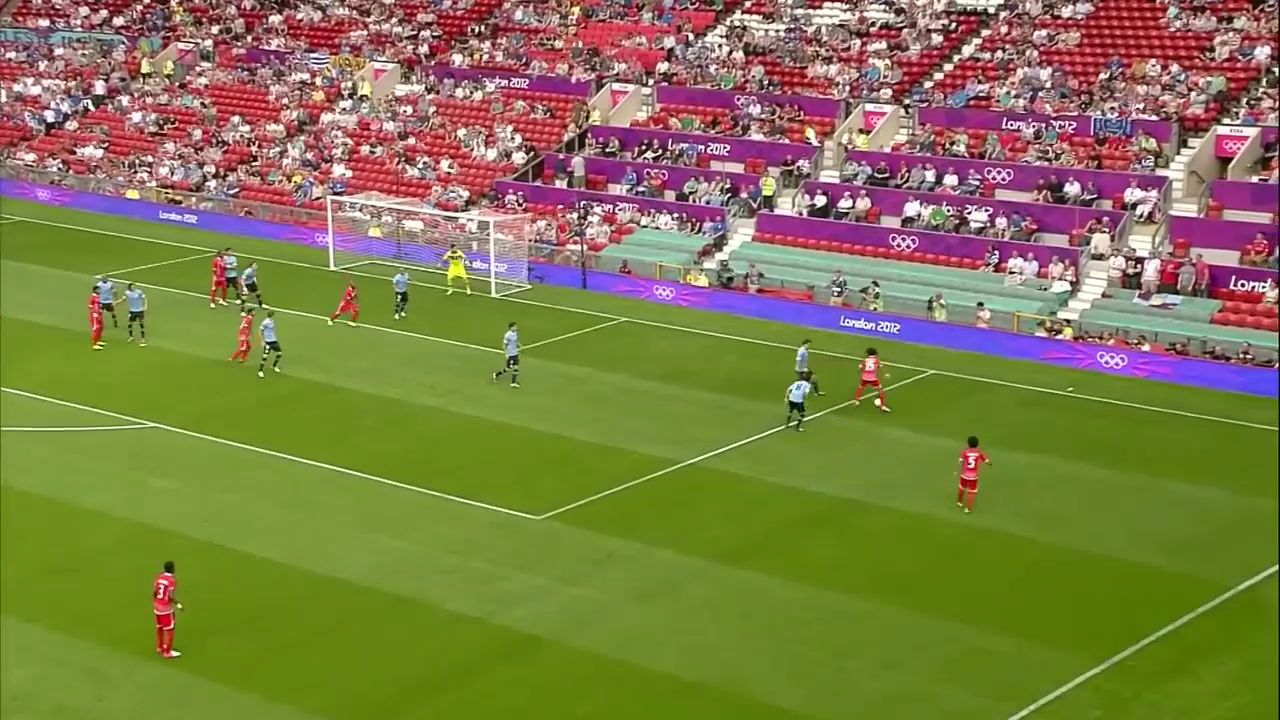
#> input picture input/200_0.png, 1280 x 720 px
$ python '場地線偵測.py'
#> lines starting #> are read from the running program, lines starting #| are printed output that depends on the picture; after the words box and inside, x2 and y2 are one past the last pixel; in counts of white or black regions, pixels touching at a corner belong together

import numpy as np
import cv2
import glob as gb
params = []
params.append(cv2.IMWRITE_PNG_COMPRESSION)
line_o=np.zeros(shape=(1,4))
index=[0]
count=0
#input
img_path = gb.glob("input\\200_0.png")
img_path.sort(key=len)
for path in img_path:
    src  = cv2.imread(path)
#> src is the input picture: shape (720, 1280, 3); mean B, G, R 73, 124.2, 127.9
    file_name=path.split("\\")
    #轉color base
    hsv = cv2.cvtColor(src, cv2.COLOR_BGR2HSV)
#> hsv: shape (720, 1280, 3); mean H, S, V 63, 152.2, 147.7
    #去除觀眾
    ad = cv2.inRange(hsv, (20,0,63),(101,255,255))
#> ad: shape (720, 1280); 61.9% white; 138 black regions (117 under 20 px), largest, box (x1, y1, x2, y2) and area: (0, 0, 1280, 720) 342680, (154, 562, 176, 658) 1596, (958, 437, 988, 508) 1124
    #開運算
    kernel = np.ones((5,5), np.uint8)
    ad = cv2.morphologyEx(ad,cv2.MORPH_OPEN, kernel)
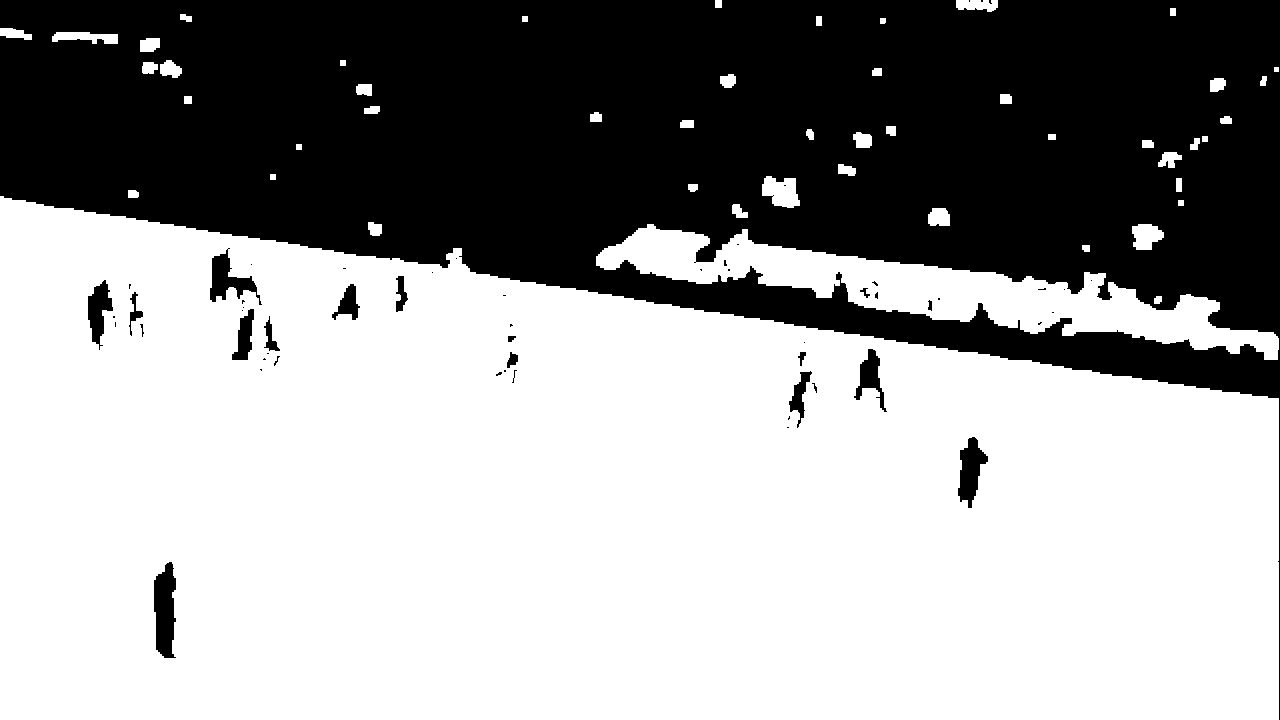
#> ad: shape (720, 1280); 61.3% white; 57 black regions (39 under 20 px)
    contours,_= cv2.findContours(ad,cv2.RETR_TREE,cv2.CHAIN_APPROX_SIMPLE)
#> contours = 106 contours, 36 with area under 20; largest, box (x1, y1, x2, y2) and area: (0, 196, 1279, 720) 536558, (596, 224, 1279, 360) 26756, (153, 561, 177, 659) 1732, (957, 436, 989, 509) 1263, (209, 248, 263, 306) 1259
    s=src.copy()#複製

    #凸包(Convex Hull)
    big_contours=[]
    for cnt in contours:
        a=[len(cnt)]
        big_contours.extend(a)
#> this loop made 106 passes
#> a on passes 1, 2, 3, 4, 5, 6, 7, 8, 9, 11, 12, 13: [10], [7], [37], [693], [9], [6], [13], [8], [8], [9], [25], [10]
#> (cnt, a) on passes 10, 14, 23, 42, 49, 51: ([[1063, 289], [1064, 288], [1065, 289], [1064, 290]], [4]), ([[1090, 280], [1091, 279], [1092, 280], [1091, 281]], [4]), ([[1178, 200], [1178, 205], [1183, 205], [1183, 200]], [4]), ([[803, 342], [804, 341], [805, 342], [804, 343]], [4]), ([[241, 310], [242, 309], [243, 310], [242, 311]], [4]), ([[242, 307], [243, 306], [244, 307], [243, 308]], [4])
#> after the loop, big_contours = 106 values, max 693 at index 3, min 4 at index 9, mean 25.3
    for cnt in contours:
        hull = cv2.convexHull(cnt)
        if len(cnt)>np.mean(big_contours):
            for i in range(len(hull)):
                cv2.drawContours(s,[hull],0,(255,255,255),-1)
#> this loop made 106 passes
#> hull on passes 10, 14, 42, 49, 51, 59: [[1063, 289], [1064, 288], [1065, 289], [1064, 290]], [[1090, 280], [1091, 279], [1092, 280], [1091, 281]], [[803, 342], [804, 341], [805, 342], [804, 343]], [[241, 310], [242, 309], [243, 310], [242, 311]], [[242, 307], [243, 306], [244, 307], [243, 308]], [[431, 272], [432, 271], [433, 272], [432, 273]]
#> (cnt, hull) on pass 23: ([[1178, 200], [1178, 205], [1183, 205], [1183, 200]], [[1183, 200], [1183, 205], [1178, 205], [1178, 200]])
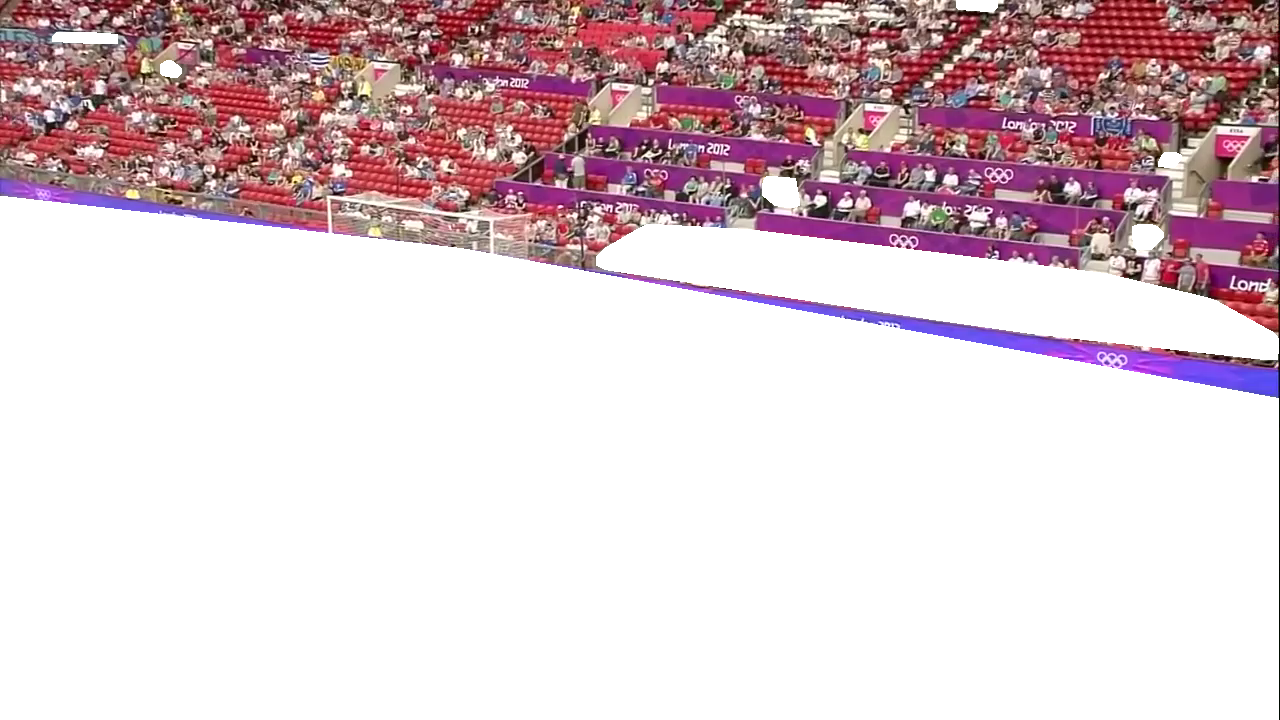
#> s: shape (720, 1280, 3); mean B, G, R 206.3, 201.1, 220.2
    #轉灰階
    s= cv2.cvtColor(s, cv2.COLOR_BGR2GRAY)
#> s: shape (720, 1280)
    #二值化
    ret, th2 = cv2.threshold(s, 254, 255, cv2.THRESH_BINARY)
#> th2: shape (720, 1280); 65.1% white; 1 black region, box (x1, y1, x2, y2) and area: (0, 0, 1280, 720) 322008
    #mask
    ad = cv2.bitwise_and(th2,ad)
#> ad: shape (720, 1280); 60.8% white; 57 black regions (39 under 20 px), largest, box (x1, y1, x2, y2) and area: (0, 0, 1280, 720) 352501, (154, 562, 176, 658) 1618, (958, 437, 988, 508) 1171
    masked_gray = cv2.bitwise_and(src,src, mask = ad)
    ad = cv2.cvtColor(masked_gray, cv2.COLOR_BGR2GRAY)
    #開運算
    Binary = cv2.inRange(hsv,(34,0,0),(79,111,255))
#> Binary: shape (720, 1280); 4.1% white; 247 white regions (159 under 20 px), largest, box (x1, y1, x2, y2) and area: (704, 238, 1072, 332) 14159, (1074, 278, 1279, 360) 6055, (598, 224, 712, 280) 3430
    kernel = np.ones((5,5), np.uint8)
    Binary = cv2.morphologyEx(Binary,cv2.MORPH_OPEN, kernel)
#> Binary: shape (720, 1280); 2.9% white; 35 white regions, largest, box (x1, y1, x2, y2) and area: (704, 238, 1072, 332) 13929, (1076, 280, 1279, 354) 5964, (598, 224, 710, 280) 3394
    #TOPHAT去除光線陰影
    kernel = np.ones((9,9), np.uint8)
    result_tophat = cv2.morphologyEx(src, cv2.MORPH_TOPHAT, kernel)
    masked_gray2 = cv2.bitwise_and(result_tophat,result_tophat, mask = Binary)
    masked_gray2=cv2.cvtColor(masked_gray2, cv2.COLOR_BGR2GRAY)
#> masked_gray2: shape (720, 1280)

    #去雜訊
    kernel = np.array((
        [-1,0,1],
        [-2,0,2],
        [-1,0,1]), dtype="float32")
    dst_x= cv2.filter2D(ad,-1,kernel)
    dst_x2= cv2.filter2D(masked_gray2,-1,kernel)

    kernel = np.array((
        [-1,-2,-1],
        [0,0,0],
        [1,2,1]), dtype="float32")
    dst_y= cv2.filter2D(ad,-1,kernel)
    dst_y2= cv2.filter2D(masked_gray2,-1,kernel)

    masked_gray = cv2.bitwise_or(dst_x,dst_y)
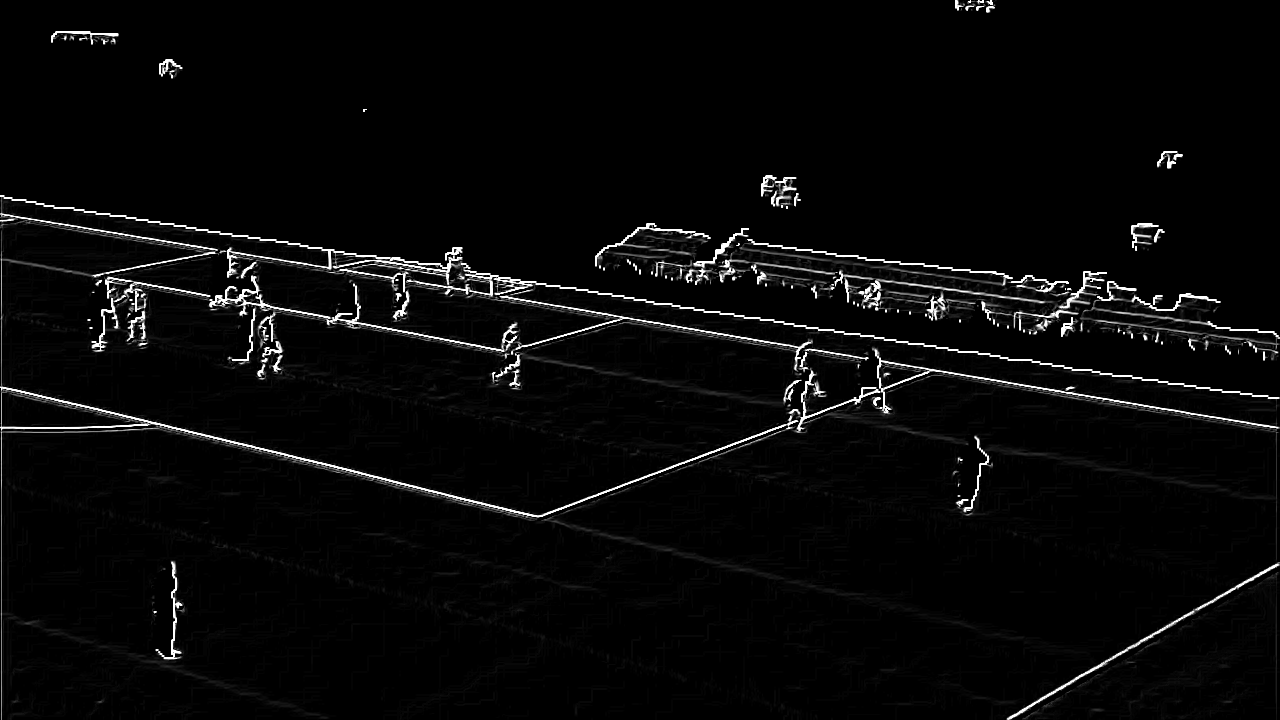
#> masked_gray: shape (720, 1280); min 0, max 255, mean 8.3
    masked_gray2 = cv2.bitwise_or(dst_x2,dst_y2)

    #TOPHAT去除光線陰影
    masked_gray = cv2.bitwise_or(masked_gray,masked_gray2)
    kernel = np.ones((9,9), np.uint8)
    masked_gray = cv2.morphologyEx(masked_gray, cv2.MORPH_TOPHAT, kernel)

    for i in range(0,720):
        if (ad[i,0:1280].sum()/1280<220):#跳過觀眾席的pixel
            for j in range(0,1280):
                if  (masked_gray[i,j]>30) and ad[i,j]>0:
                    src[i,j]=(0,0,255)#紅色
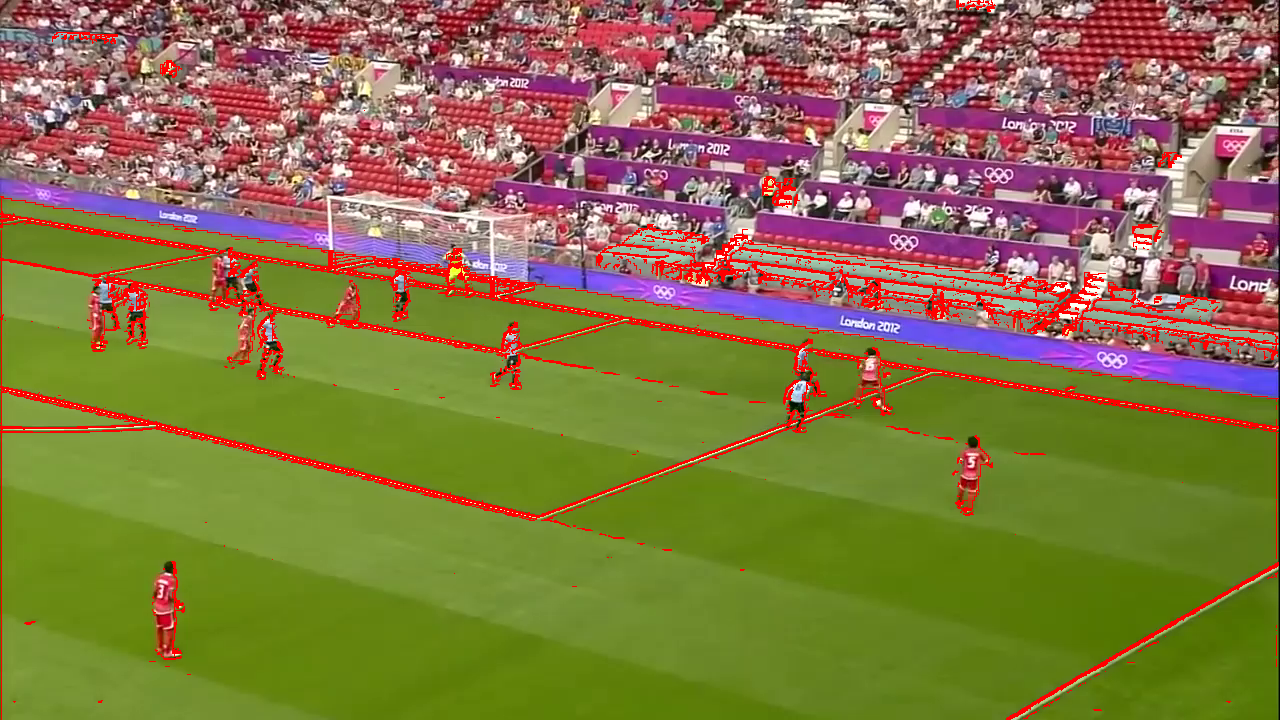
#> src: shape (720, 1280, 3); 4.36% of pixels changed, all inside (x1, y1, x2, y2) = (0, 0, 1279, 720)
    cv2.imwrite("output\\"+file_name[-1], src, params)

$ run again, with input/200_161.png copied over input/200_0.png
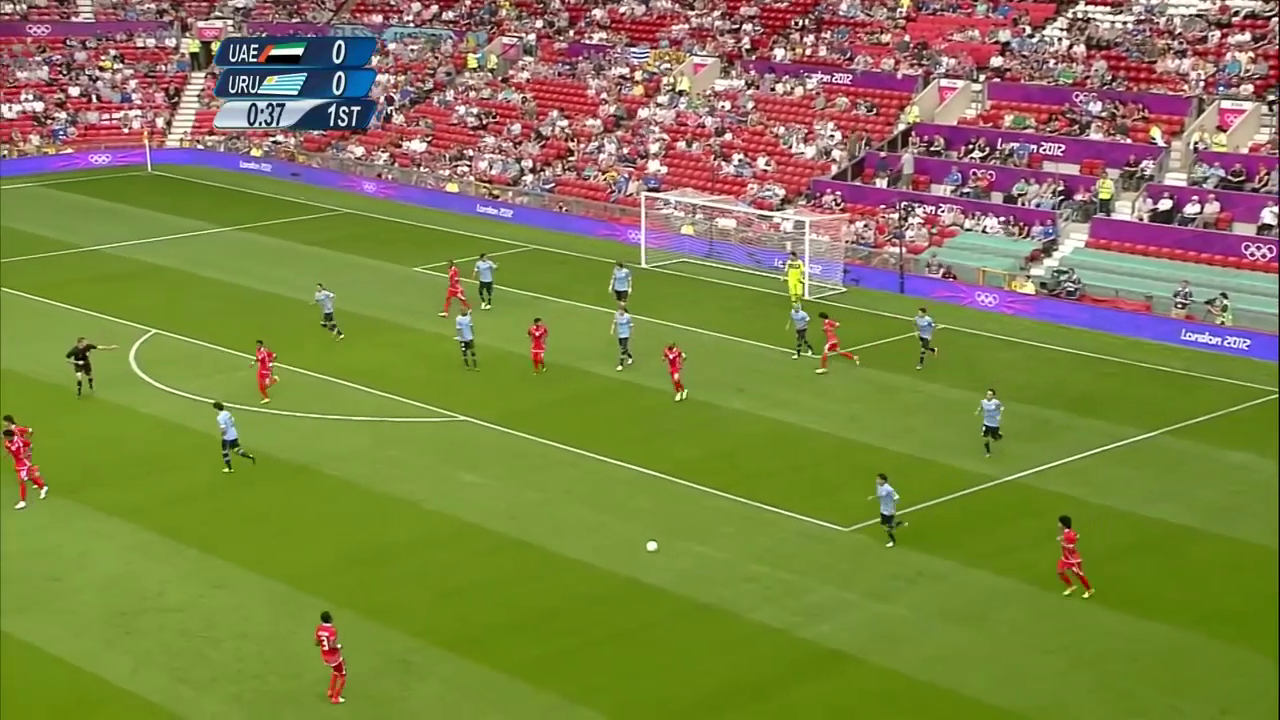
#> input picture input/200_161.png, 1280 x 720 px
#> src is the input picture: shape (720, 1280, 3); mean B, G, R 71.8, 129.8, 127.5
#> hsv: shape (720, 1280, 3); mean H, S, V 59.2, 151.7, 149.3
#> `ad = cv2.morphologyEx(ad,cv2.MORPH_OPEN, kernel)`:
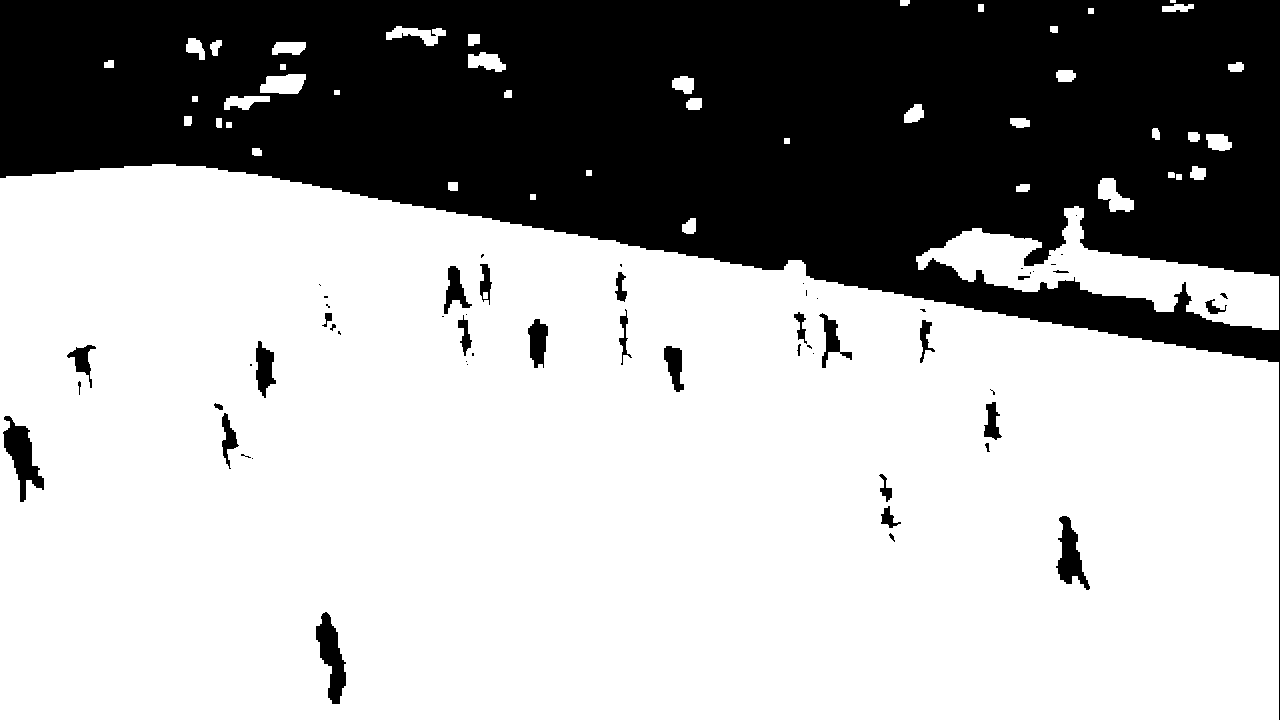
#> ad: shape (720, 1280); 66.6% white; 58 black regions (27 under 20 px)
#> contours = 108 contours, 33 with area under 20; largest, box (x1, y1, x2, y2) and area: (0, 164, 1279, 720) 599692, (916, 206, 1279, 330) 15493, (2, 415, 45, 503) 1648, (315, 611, 347, 705) 1544, (1055, 515, 1091, 591) 1278
#> the loop `for cnt in contours:` made 108 passes
#> a on passes 1, 2, 3, 4, 5, 6, 8, 9: [20], [394], [40], [14], [11], [6], [12], [6]
#> after the loop `for cnt in contours:`: big_contours = 108 values, max 394 at index 1, min 4 at index 6, mean 25.51
#> the loop `for cnt in contours:` made 108 passes
#> hull on passes 7, 12, 27, 37, 39, 41, 42, 56: [[1032, 271], [1033, 270], [1034, 271], [1033, 272]], [[1075, 215], [1076, 214], [1077, 215], [1076, 216]], [[251, 458], [252, 457], [253, 458], [252, 459]], [[989, 389], [990, 388], [991, 389], [990, 390]], [[466, 364], [467, 363], [468, 364], [467, 365]], [[465, 361], [466, 360], [467, 361], [466, 362]], [[812, 353], [813, 352], [814, 353], [813, 354]], [[465, 314], [466, 313], [467, 314], [466, 315]]
#> th2: shape (720, 1280); 69.5% white; 1 black region, box (x1, y1, x2, y2) and area: (0, 0, 1280, 720) 280866
#> after the loop `for i in range(0,720):`:
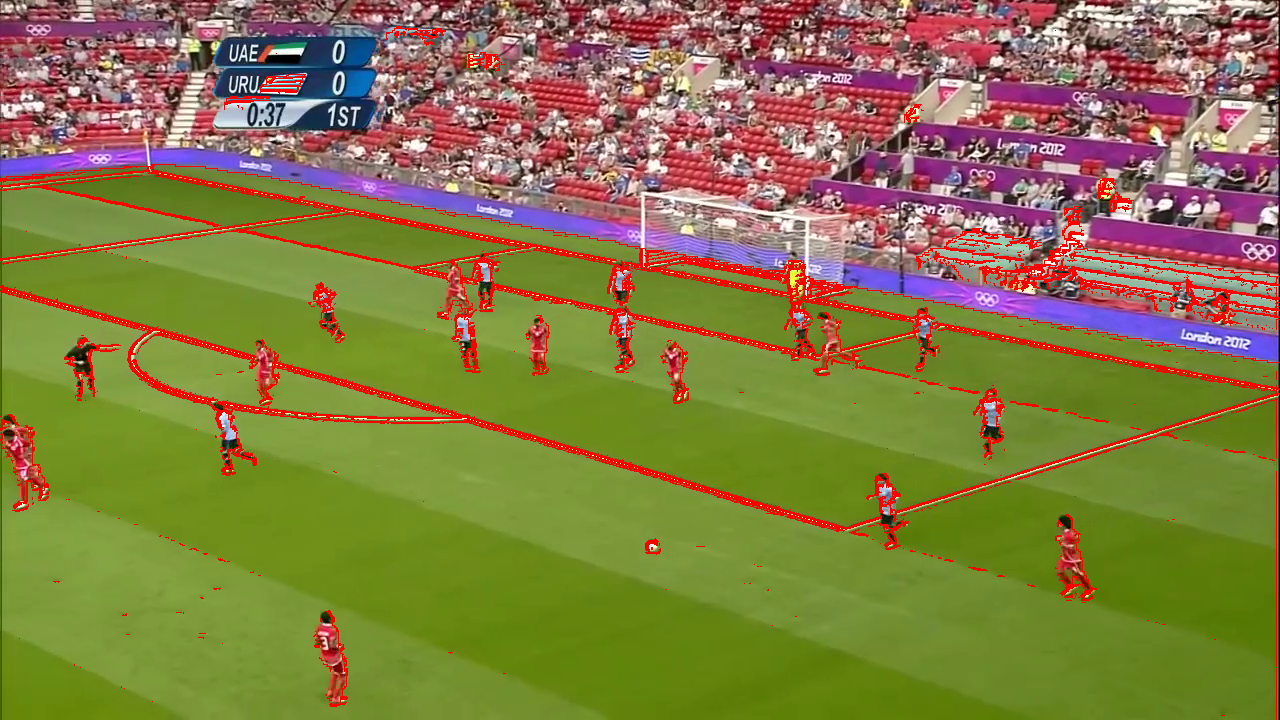
#> src: shape (720, 1280, 3); 4.65% of pixels changed, all inside (x1, y1, x2, y2) = (0, 26, 1279, 720)
